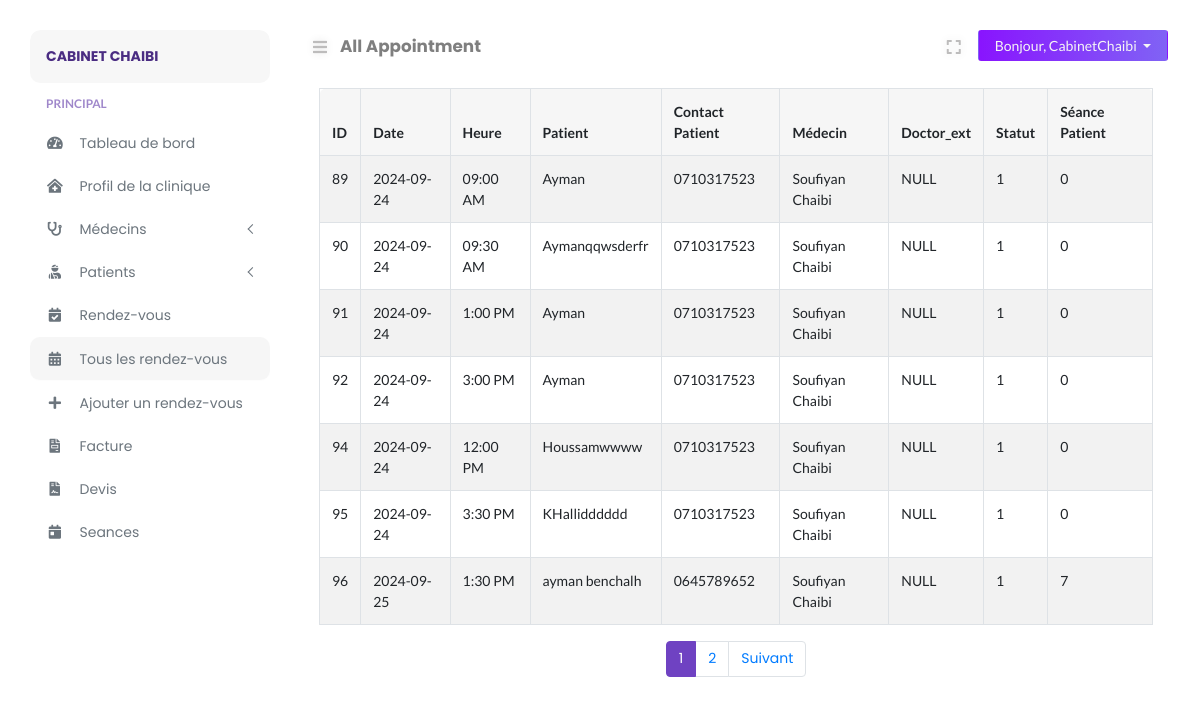
Page /clinic/all-appointment.php (signed in) on the committed database.
### tables this page shows
CREATE TABLE `clinic_manager` (
  `clinicadmin_id` int NOT NULL,
  `clinicadmin_name` varchar(255) NOT NULL,
  `clinicadmin_password` varchar(255) NOT NULL,
  `clinicadmin_token` varchar(255) DEFAULT NULL,
  `clinicadmin_email` varchar(255) NOT NULL,
  `clinicadmin_contact` varchar(15) NOT NULL,
  `date_created` datetime NOT NULL,
  `clinic_id` int NOT NULL
);

CREATE TABLE `appointment` (
  `app_id` int NOT NULL,
  `app_date` date NOT NULL,
  `app_time` varchar(255) NOT NULL,
  `treatment_type` varchar(255) DEFAULT NULL,
  `patient_id` varchar(50) NOT NULL,
  `doctor_id` int NOT NULL,
  `clinic_id` int NOT NULL,
  `doctor_ext` varchar(20) DEFAULT NULL,
  `status` int NOT NULL COMMENT '1: Confirm, 0: Not Confirm',
  `consult_status` int NOT NULL COMMENT '1: Visited 0: None',
  `arrive_status` int NOT NULL COMMENT '1: Arrived 0: None'
);

CREATE TABLE `patients` (
  `patient_id` varchar(50) NOT NULL,
  `patient_firstname` varchar(255) NOT NULL,
  `patient_identity` varchar(255) NOT NULL,
  `montent_p` int DEFAULT NULL,
  `patient_Seance` int NOT NULL,
  `patient_age` varchar(11) NOT NULL,
  `patient_contact` varchar(255) NOT NULL,
  `date_created` datetime NOT NULL
);

### clinic/includes/path.inc.php (called while the page is built, shortened)
<?php
$PATH = "doclab/clinic";
switch ($_SERVER["SCRIPT_NAME"]) {
    case '/'.$PATH.'/all-appointment.php':
        $CURRENT_PAGE = "All Appointment";
        break;
}

### clinic/includes/session.inc.php (called while the page is built, shortened)
<?php
try {
    $sess_email = $_SESSION["sess_clinicadminemail"];
    $stmt1 = $conn->prepare("SELECT * FROM clinic_manager WHERE clinicadmin_email = ?");
    $stmt1->bind_param("s", $sess_email);
    $stmt1->execute();
    $admin_row = $stmt1->get_result()->fetch_assoc();
    $adminid = $admin_row['clinic_id'];
    $stmt2 = $conn->prepare("SELECT * FROM clinics WHERE clinic_id = ?");
    $stmt2->bind_param("i", $adminid);
    $stmt2->execute();
    $result = $stmt2->get_result();
    $clinic_row = $result->fetch_assoc();
} catch (Exception $e) {
    error_log($e);
    exit('Error message for user to understand');
}

### clinic/all-appointment.php (the view, shortened to what this page needs)
<?php
require_once('../config/autoload.php');
require_once('./includes/path.inc.php');
require_once('./includes/session.inc.php');
$clinic_id = $clinic_row['clinic_id'];
$rows_per_page = 7;
$current_page = isset($_GET['page']) ? (int)$_GET['page'] : 1;
$offset = ($current_page - 1) * $rows_per_page;
$total_rows_query = $conn->prepare("
    SELECT COUNT(*) as total
    FROM appointment a
    WHERE a.clinic_id = ?
");
$total_rows_query->bind_param("i", $clinic_id);
$total_rows_query->execute();
$total_rows_result = $total_rows_query->get_result();
$total_rows = $total_rows_result->fetch_assoc()['total'];
$total_pages = ceil($total_rows / $rows_per_page);
?>
<!DOCTYPE html>
<html lang="fr">
<head>
</head>
<body>
    <div class="page-content" id="content">
        <?php include HEADER; ?>
        <div class="container mt-4">
            <?php
            if ($clinic_id > 0) {
                $stmt = $conn->prepare("
                    SELECT a.app_id,
                        a.app_date,
                        a.app_time,
                        a.treatment_type,
                        p.patient_firstname AS patient_name,
                        p.patient_contact AS patient_email,
                        p.patient_Seance AS patient_seance,
                        CONCAT(d.doctor_firstname, ' ', d.doctor_lastname) AS doctor_name,
                        a.doctor_ext,
                        a.status
                    FROM appointment a
                    JOIN patients p ON a.patient_id = p.patient_id
                    JOIN doctors d ON a.doctor_id = d.doctor_id
                    WHERE a.clinic_id = ?
                    LIMIT ? OFFSET ?
                ");
                if ($stmt) {
                    $stmt->bind_param("iii", $clinic_id, $rows_per_page, $offset);
                    $stmt->execute();
                    $result = $stmt->get_result();
                    if ($result && $result->num_rows > 0) {
                        echo '<table class="table table-bordered table-striped">';
                        echo '<thead>';
                        echo '<tr>';
                        echo '<th>ID</th>';
                        echo '<th>Date</th>';
                        echo '<th>Heure</th>';
                        echo '<th>Patient</th>';
                        echo '<th>Contact Patient</th>';
                        echo '<th>Médecin</th>';
                        echo '<th>Doctor_ext</th>';
                        echo '<th>Statut</th>';
                        echo '<th>Séance Patient</th>';
                        echo '</tr>';
                        echo '</thead>';
                        echo '<tbody>';
                        while ($row = $result->fetch_assoc()) {
                            echo '<tr>';
                            echo '<td>' . htmlspecialchars($row['app_id'], ENT_QUOTES, 'UTF-8') . '</td>';
                            echo '<td>' . htmlspecialchars($row['app_date'], ENT_QUOTES, 'UTF-8') . '</td>';
                            echo '<td>' . htmlspecialchars($row['app_time'], ENT_QUOTES, 'UTF-8') . '</td>';
                            echo '<td>' . htmlspecialchars($row['patient_name'], ENT_QUOTES, 'UTF-8') . '</td>';
                            echo '<td>' . htmlspecialchars($row['patient_email'], ENT_QUOTES, 'UTF-8') . '</td>';
                            echo '<td>' . htmlspecialchars($row['doctor_name'], ENT_QUOTES, 'UTF-8') . '</td>';
                            echo '<td>' . htmlspecialchars(isset($row['doctor_ext']) ? $row['doctor_ext'] : 'NULL', ENT_QUOTES, 'UTF-8') . '</td>';
                            echo '<td>' . htmlspecialchars($row['status'], ENT_QUOTES, 'UTF-8') . '</td>';
                            echo '<td>' . htmlspecialchars($row['patient_seance'], ENT_QUOTES, 'UTF-8') . '</td>';
                            echo '</tr>';
                        }
                        echo '</tbody>';
                        echo '</table>';
                    } else {
                        echo '<p>Aucun rendez-vous trouvé.</p>';
                    }
                } else {
                    echo '<p>Échec de la préparation de la requête.</p>';
                }
            } else {
                echo '<p>ID de la clinique invalide.</p>';
            }
            ?>
        </div>
        <nav aria-label="Navigation de page">
            <ul class="pagination justify-content-center">
                <?php for ($i = 1; $i <= $total_pages; $i++): ?>
                    <li class="page-item <?php echo ($i === $current_page) ? 'active' : ''; ?>">
                        <a class="page-link" href="?page=<?php echo $i; ?>"><?php echo $i; ?></a>
                    </li>
                <?php endfor; ?>
                <?php if ($current_page < $total_pages): ?>
                    <li class="page-item"><a class="page-link" href="?page=<?php echo $current_page + 1; ?>">Suivant</a></li>
                <?php endif; ?>
            </ul>
        </nav>
    </div>
</body>
</html>

### clinic/layouts/nav_header.php (shortened to what this page needs)
<nav class="navbar navbar-header mb-2">
    <ul class="nav mr-auto">
        <li class="nav-item">
            <button class="btn btn-sm btn-expand" id="sidebarCollapse"><i class="fa fa-bars"></i></button>
        </li>
        <li class="nav-item nav-title">
            <a href="<?php echo $_SERVER["REQUEST_URI"];?>"><?php echo $CURRENT_PAGE;?></a>
        </li>
    </ul>
    <ul class="nav ml-auto">
        <li class="nav-item mr-2">
            <button class="btn btn-sm btn-expand" id="full-view"><i class="fa fa-expand"></i></button>
        </li>
        <li class="nav-item">
            <div class="btn-group">
                <button type="button" class="btn btn-sm dropdown-toggle btn-profile px-3" data-toggle="dropdown" aria-haspopup="true"
                    aria-expanded="false">
                    Bonjour, <?php echo $admin_row["clinicadmin_name"]; ?>
                </button>
            </div>
        </li>
    </ul>
</nav>

### assets/css/typography.css (style rules this page uses)
body { font-size: 14px; font-family: 'Lato', sans-serif; }
a, a:visited { text-decoration: none; transition: all 0.3s ease-in-out; -webkit-transition: all 0.3s ease-in-out; -moz-transition: all 0.3s ease-in-out; -o-transition: all 0.3s ease-in-out; outline: 0; font-family: 'Poppins', 'Helvetica', sans-serif; }
ul, ol { margin-bottom: 0px; margin-top: 0px; padding: 0; }
ul { margin: 0; list-style-type: none; }
button { cursor: pointer; outline: none!important; letter-spacing: 0; }

### assets/css/default.css (style rules this page uses)
.navbar-header { padding: 0 !important; }
.nav-title { padding-top: 4px; margin-left: 4px; }
.nav-title a { font-weight: bold; font-size: 1.05rem; color: rgba(0, 0, 0, .5); }
.btn-profile { background: linear-gradient(to right, #8914fe 0%, #8063f5 100%); color: #f5f5f5; }
button.btn-expand { font-size: 16px !important; color: #bdbcbc; vertical-align: middle; text-shadow: 0 0 8px rgba(0, 0, 0, 0.12); -webkit-transition: color 0.3s ease 0s; transition: color 0.3s ease 0s; }
button#full-view { display: inline-block; }
body { overflow-x: hidden; background: #fff; }
.page-content { width: calc(100% - 15rem); margin-left: 16rem; transition: all 0.4s; padding: 1.9rem 3rem; }
:root { --primary-color: #6F42C2; }
.page-item.active .page-link { background-color: #6F42C2 !important; border-color: #6F42C2 !important; }
.table thead tr th, tfoot tr { background: #f6f6f6 !important; border-bottom: 0 !important; }
.table thead th:first-child { border-top-left-radius: 5px; }
.table thead th:last-child { border-top-right-radius: 5px; }
.table tbody tr { transition: all .2s; }

### assets/css/clinic/login.css (style rules this page uses)
html { min-height:100%; position:relative; }

### rows in the picture
clinic_manager: clinicadmin_name "CabinetChaibi"
appointment: app_id "89", app_date "2024-09-24", app_time "09:00 AM", patient.patient_firstname "Ayman", patient.patient_contact "0710317523", doctor_name "Soufiyan Chaibi", doctor_ext "NULL", status "1", patient.patient_Seance "0"
appointment: app_id "90", app_date "2024-09-24", app_time "09:30 AM", patient.patient_firstname "Aymanqqwsderfr", patient.patient_contact "0710317523", doctor_name "Soufiyan Chaibi", doctor_ext "NULL", status "1", patient.patient_Seance "0"
appointment: app_id "91", app_date "2024-09-24", app_time "1:00 PM", patient.patient_firstname "Ayman", patient.patient_contact "0710317523", doctor_name "Soufiyan Chaibi", doctor_ext "NULL", status "1", patient.patient_Seance "0"
appointment: app_id "92", app_date "2024-09-24", app_time "3:00 PM", patient.patient_firstname "Ayman", patient.patient_contact "0710317523", doctor_name "Soufiyan Chaibi", doctor_ext "NULL", status "1", patient.patient_Seance "0"
appointment: app_id "94", app_date "2024-09-24", app_time "12:00 PM", patient.patient_firstname "Houssamwwww", patient.patient_contact "0710317523", doctor_name "Soufiyan Chaibi", doctor_ext "NULL", status "1", patient.patient_Seance "0"
appointment: app_id "95", app_date "2024-09-24", app_time "3:30 PM", patient.patient_firstname "KHallidddddd", patient.patient_contact "0710317523", doctor_name "Soufiyan Chaibi", doctor_ext "NULL", status "1", patient.patient_Seance "0"
appointment: app_id "96", app_date "2024-09-25", app_time "1:30 PM", patient.patient_firstname "ayman benchalh", patient.patient_contact "0645789652", doctor_name "Soufiyan Chaibi", doctor_ext "NULL", status "1", patient.patient_Seance "7"

### other values in the picture
$BRAND_NAME "CABINET CHAIBI"
$CURRENT_PAGE "All Appointment"
